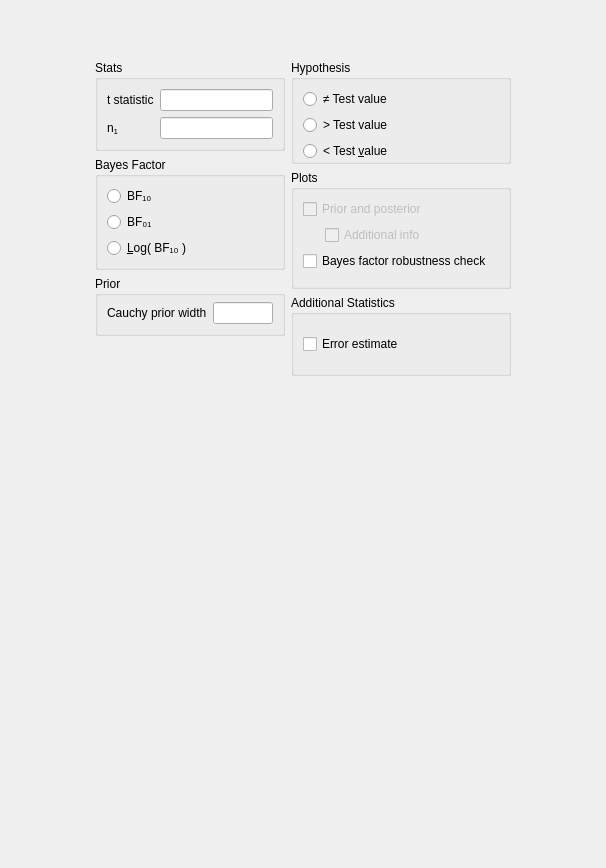
<?xml version="1.0" encoding="UTF-8"?>
<ui version="4.0">
 <class>BFFromTOneSampleForm</class>
 <widget class="QWidget" name="BFFromTOneSampleForm">
  <property name="geometry">
   <rect>
    <x>0</x>
    <y>0</y>
    <width>606</width>
    <height>868</height>
   </rect>
  </property>
  <property name="sizePolicy">
   <sizepolicy hsizetype="Fixed" vsizetype="Preferred">
    <horstretch>0</horstretch>
    <verstretch>0</verstretch>
   </sizepolicy>
  </property>
  <property name="windowTitle">
   <string>Form</string>
  </property>
  <layout class="QGridLayout" name="gridLayout">
   <property name="verticalSpacing">
    <number>0</number>
   </property>
   <item row="1" column="0">
    <widget class="QWidget" name="gridWidget" native="true">
     <property name="sizePolicy">
      <sizepolicy hsizetype="Fixed" vsizetype="Fixed">
       <horstretch>0</horstretch>
       <verstretch>0</verstretch>
      </sizepolicy>
     </property>
     <layout class="QGridLayout" name="gridLayout_7">
      <property name="leftMargin">
       <number>0</number>
      </property>
      <property name="rightMargin">
       <number>0</number>
      </property>
      <property name="bottomMargin">
       <number>0</number>
      </property>
      <item row="0" column="0">
       <spacer name="verticalSpacer_3">
        <property name="orientation">
         <enum>Qt::Vertical</enum>
        </property>
        <property name="sizeHint" stdset="0">
         <size>
          <width>20</width>
          <height>40</height>
         </size>
        </property>
       </spacer>
      </item>
      <item row="2" column="0">
       <widget class="QWidget" name="widget_2" native="true">
        <property name="maximumSize">
         <size>
          <width>240</width>
          <height>16777215</height>
         </size>
        </property>
        <layout class="QGridLayout" name="gridLayout_5">
         <property name="leftMargin">
          <number>0</number>
         </property>
         <property name="topMargin">
          <number>0</number>
         </property>
         <property name="rightMargin">
          <number>0</number>
         </property>
         <property name="bottomMargin">
          <number>0</number>
         </property>
         <item row="5" column="0">
          <widget class="BoundGroupBox" name="bayesFactorType">
           <property name="title">
            <string>Bayes Factor</string>
           </property>
           <property name="flat">
            <bool>false</bool>
           </property>
           <layout class="QGridLayout" name="gridLayout_13">
            <item row="0" column="0">
             <widget class="QRadioButton" name="_1">
              <property name="sizePolicy">
               <sizepolicy hsizetype="Fixed" vsizetype="Fixed">
                <horstretch>0</horstretch>
                <verstretch>0</verstretch>
               </sizepolicy>
              </property>
              <property name="text">
               <string>BF₁₀</string>
              </property>
             </widget>
            </item>
            <item row="1" column="0">
             <widget class="QRadioButton" name="_2">
              <property name="sizePolicy">
               <sizepolicy hsizetype="Fixed" vsizetype="Fixed">
                <horstretch>0</horstretch>
                <verstretch>0</verstretch>
               </sizepolicy>
              </property>
              <property name="text">
               <string>BF₀₁</string>
              </property>
             </widget>
            </item>
            <item row="2" column="0">
             <widget class="QRadioButton" name="_3">
              <property name="sizePolicy">
               <sizepolicy hsizetype="Fixed" vsizetype="Fixed">
                <horstretch>0</horstretch>
                <verstretch>0</verstretch>
               </sizepolicy>
              </property>
              <property name="text">
               <string>&amp;Log( BF₁₀ )</string>
              </property>
             </widget>
            </item>
            <item row="1" column="1">
             <spacer name="horizontalSpacer_3">
              <property name="orientation">
               <enum>Qt::Horizontal</enum>
              </property>
              <property name="sizeHint" stdset="0">
               <size>
                <width>40</width>
                <height>20</height>
               </size>
              </property>
             </spacer>
            </item>
           </layout>
          </widget>
         </item>
         <item row="7" column="0">
          <spacer name="verticalSpacer">
           <property name="orientation">
            <enum>Qt::Vertical</enum>
           </property>
           <property name="sizeHint" stdset="0">
            <size>
             <width>20</width>
             <height>40</height>
            </size>
           </property>
          </spacer>
         </item>
         <item row="4" column="0">
          <widget class="BoundGroupBox" name="missingValues">
           <property name="title">
            <string>Stats</string>
           </property>
           <property name="flat">
            <bool>false</bool>
           </property>
           <layout class="QGridLayout" name="gridLayout_6">
            <item row="0" column="0">
             <widget class="QLabel" name="label_2">
              <property name="text">
               <string>t statistic</string>
              </property>
             </widget>
            </item>
            <item row="1" column="0">
             <widget class="QLabel" name="label_3">
              <property name="text">
               <string>n&lt;sub&gt;1&lt;/sub&gt;</string>
              </property>
             </widget>
            </item>
            <item row="0" column="1">
             <widget class="BoundTextBox" name="tStatistic"/>
            </item>
            <item row="1" column="1">
             <widget class="BoundTextBox" name="n1Size"/>
            </item>
           </layout>
          </widget>
         </item>
         <item row="6" column="0">
          <widget class="GroupBox" name="groupBox">
           <property name="title">
            <string>Prior</string>
           </property>
           <layout class="QGridLayout" name="gridLayout_11">
            <property name="topMargin">
             <number>6</number>
            </property>
            <item row="0" column="0">
             <widget class="QLabel" name="label">
              <property name="sizePolicy">
               <sizepolicy hsizetype="Fixed" vsizetype="Fixed">
                <horstretch>0</horstretch>
                <verstretch>0</verstretch>
               </sizepolicy>
              </property>
              <property name="text">
               <string>Cauchy prior width</string>
              </property>
             </widget>
            </item>
            <item row="0" column="1">
             <widget class="BoundTextBox" name="priorWidth">
              <property name="sizePolicy">
               <sizepolicy hsizetype="Fixed" vsizetype="Preferred">
                <horstretch>0</horstretch>
                <verstretch>0</verstretch>
               </sizepolicy>
              </property>
              <property name="minimumSize">
               <size>
                <width>60</width>
                <height>0</height>
               </size>
              </property>
              <property name="maximumSize">
               <size>
                <width>60</width>
                <height>16777215</height>
               </size>
              </property>
             </widget>
            </item>
           </layout>
          </widget>
         </item>
        </layout>
       </widget>
      </item>
      <item row="2" column="1">
       <widget class="QWidget" name="widget_3" native="true">
        <property name="sizePolicy">
         <sizepolicy hsizetype="Preferred" vsizetype="Preferred">
          <horstretch>0</horstretch>
          <verstretch>0</verstretch>
         </sizepolicy>
        </property>
        <layout class="QGridLayout" name="gridLayout_2">
         <property name="leftMargin">
          <number>0</number>
         </property>
         <property name="topMargin">
          <number>0</number>
         </property>
         <property name="rightMargin">
          <number>0</number>
         </property>
         <property name="bottomMargin">
          <number>0</number>
         </property>
         <item row="2" column="0">
          <widget class="BoundGroupBox" name="hypothesis">
           <property name="title">
            <string>Hypothesis</string>
           </property>
           <property name="flat">
            <bool>true</bool>
           </property>
           <layout class="QGridLayout" name="gridLayout_9">
            <property name="bottomMargin">
             <number>0</number>
            </property>
            <item row="1" column="1">
             <spacer name="horizontalSpacer">
              <property name="orientation">
               <enum>Qt::Horizontal</enum>
              </property>
              <property name="sizeHint" stdset="0">
               <size>
                <width>40</width>
                <height>20</height>
               </size>
              </property>
             </spacer>
            </item>
            <item row="2" column="0">
             <widget class="QRadioButton" name="_3oneTailedLessThan">
              <property name="sizePolicy">
               <sizepolicy hsizetype="Fixed" vsizetype="Fixed">
                <horstretch>0</horstretch>
                <verstretch>0</verstretch>
               </sizepolicy>
              </property>
              <property name="text">
               <string>&lt; Test &amp;value</string>
              </property>
             </widget>
            </item>
            <item row="0" column="0">
             <widget class="QRadioButton" name="_1twoTailed">
              <property name="sizePolicy">
               <sizepolicy hsizetype="Fixed" vsizetype="Fixed">
                <horstretch>0</horstretch>
                <verstretch>0</verstretch>
               </sizepolicy>
              </property>
              <property name="text">
               <string>≠ Test value</string>
              </property>
             </widget>
            </item>
            <item row="1" column="0">
             <widget class="QRadioButton" name="_2oneTailedGreaterThan">
              <property name="sizePolicy">
               <sizepolicy hsizetype="Fixed" vsizetype="Fixed">
                <horstretch>0</horstretch>
                <verstretch>0</verstretch>
               </sizepolicy>
              </property>
              <property name="text">
               <string>&gt; Test value</string>
              </property>
             </widget>
            </item>
           </layout>
          </widget>
         </item>
         <item row="4" column="0">
          <widget class="GroupBox" name="groupBox_7">
           <property name="title">
            <string>Additional Statistics</string>
           </property>
           <layout class="QGridLayout" name="gridLayout_3">
            <item row="0" column="0" colspan="2">
             <widget class="BoundCheckBox" name="errorEstimate">
              <property name="sizePolicy">
               <sizepolicy hsizetype="Fixed" vsizetype="Fixed">
                <horstretch>0</horstretch>
                <verstretch>0</verstretch>
               </sizepolicy>
              </property>
              <property name="text">
               <string>Error estimate</string>
              </property>
             </widget>
            </item>
            <item row="0" column="2">
             <spacer name="horizontalSpacer_2">
              <property name="orientation">
               <enum>Qt::Horizontal</enum>
              </property>
              <property name="sizeHint" stdset="0">
               <size>
                <width>40</width>
                <height>20</height>
               </size>
              </property>
             </spacer>
            </item>
           </layout>
          </widget>
         </item>
         <item row="3" column="0">
          <widget class="GroupBox" name="plotsGroup">
           <property name="title">
            <string>Plots</string>
           </property>
           <layout class="QGridLayout" name="gridLayout_4">
            <item row="0" column="0" colspan="3">
             <widget class="BoundCheckBox" name="plotPriorAndPosterior">
              <property name="enabled">
               <bool>false</bool>
              </property>
              <property name="sizePolicy">
               <sizepolicy hsizetype="Fixed" vsizetype="Fixed">
                <horstretch>0</horstretch>
                <verstretch>0</verstretch>
               </sizepolicy>
              </property>
              <property name="text">
               <string>Prior and posterior</string>
              </property>
             </widget>
            </item>
            <item row="2" column="1" colspan="3">
             <widget class="BoundCheckBox" name="plotPriorAndPosteriorAdditionalInfo">
              <property name="enabled">
               <bool>false</bool>
              </property>
              <property name="sizePolicy">
               <sizepolicy hsizetype="Fixed" vsizetype="Fixed">
                <horstretch>0</horstretch>
                <verstretch>0</verstretch>
               </sizepolicy>
              </property>
              <property name="text">
               <string>Additional info</string>
              </property>
             </widget>
            </item>
            <item row="3" column="0" colspan="3">
             <widget class="BoundCheckBox" name="plotBayesFactorRobustness">
              <property name="sizePolicy">
               <sizepolicy hsizetype="Fixed" vsizetype="Fixed">
                <horstretch>0</horstretch>
                <verstretch>0</verstretch>
               </sizepolicy>
              </property>
              <property name="text">
               <string>Bayes factor robustness check</string>
              </property>
             </widget>
            </item>
            <item row="4" column="0">
             <widget class="QWidget" name="widget_4" native="true">
              <property name="maximumSize">
               <size>
                <width>16</width>
                <height>16777215</height>
               </size>
              </property>
             </widget>
            </item>
           </layout>
          </widget>
         </item>
        </layout>
       </widget>
      </item>
     </layout>
    </widget>
   </item>
   <item row="2" column="0">
    <spacer name="verticalSpacer_2">
     <property name="orientation">
      <enum>Qt::Vertical</enum>
     </property>
     <property name="sizeHint" stdset="0">
      <size>
       <width>20</width>
       <height>40</height>
      </size>
     </property>
    </spacer>
   </item>
  </layout>
 </widget>
 <customwidgets>
  <customwidget>
   <class>GroupBox</class>
   <extends>QGroupBox</extends>
   <header>widgets/groupbox.h</header>
   <container>1</container>
  </customwidget>
  <customwidget>
   <class>BoundTextBox</class>
   <extends>QLineEdit</extends>
   <header>widgets/boundtextbox.h</header>
  </customwidget>
  <customwidget>
   <class>BoundGroupBox</class>
   <extends>QGroupBox</extends>
   <header>widgets/boundgroupbox.h</header>
   <container>1</container>
  </customwidget>
  <customwidget>
   <class>BoundCheckBox</class>
   <extends>QCheckBox</extends>
   <header>widgets/boundcheckbox.h</header>
  </customwidget>
 </customwidgets>
 <resources/>
 <connections>
  <connection>
   <sender>plotPriorAndPosterior</sender>
   <signal>toggled(bool)</signal>
   <receiver>plotPriorAndPosteriorAdditionalInfo</receiver>
   <slot>setEnabled(bool)</slot>
   <hints>
    <hint type="sourcelabel">
     <x>318</x>
     <y>588</y>
    </hint>
    <hint type="destinationlabel">
     <x>325</x>
     <y>611</y>
    </hint>
   </hints>
  </connection>
 </connections>
</ui>
